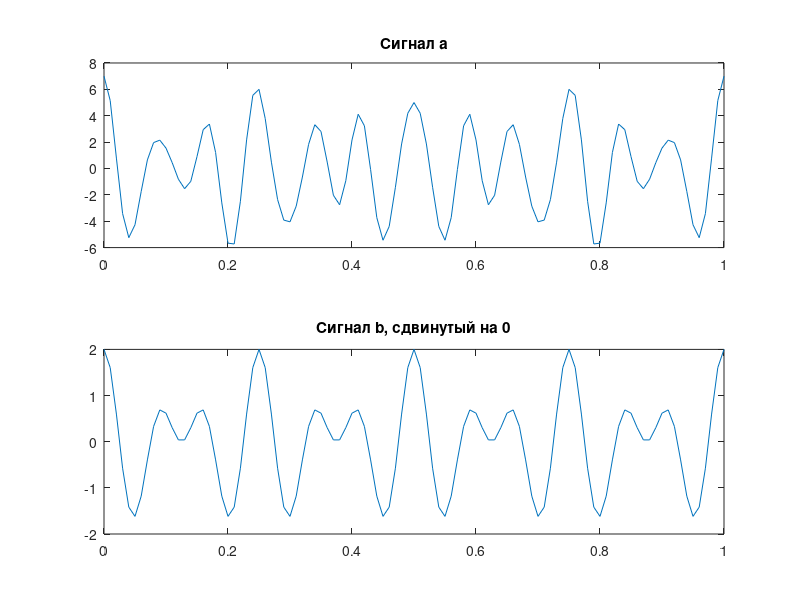

Write the MATLAB code that produced this figure.
% Параметры
f1 = 8;
f2 = f1 + 4;
f3 = 2 * f1 + 1;

% Время
t = 0:0.01:1;

% Определение сигналов
s1 = cos(2 * pi * f1 * t);
s2 = cos(2 * pi * f2 * t);
s3 = cos(2 * pi * f3 * t);

% Сигналы a и b
a = 2 * s1 + 4 * s2 + s3;
b = s1 + s2;

% Корреляция
corr_ab = xcorr(a, b);

% Нормализация
norm_a = sqrt(sum(a.^2));
norm_b = sqrt(sum(b.^2));

if norm_a == 0 || norm_b == 0
    disp('Ошибка: Один из сигналов имеет нулевую энергию.');
else
    norm_corr_ab = sum(a .* b) / (norm_a * norm_b);
    disp('Нормализованная корреляция между a и b:');
    disp(norm_corr_ab);
end


disp('Корреляция между a и b:');
disp(corr_ab);

% Сдвиг массива b и вычисление корреляции
max_corr = -inf;
best_shift = 0;

for shift = 0:length(b)-1
    b_shifted = circshift(b, shift);
    current_corr = sum(a .* b_shifted) / (norm(a) * norm(b_shifted));
    %disp(['Сдвиг: ', num2str(shift), ' Корреляция: ', num2str(current_corr)]);
    if current_corr > max_corr
        max_corr = current_corr;
        best_shift = shift;
    end
end


% Построение графиков
figure;
subplot(2,1,1);
plot(t, a);
title('Сигнал a');

subplot(2,1,2);
plot(t, circshift(b, best_shift));
title(['Сигнал b, сдвинутый на ', num2str(best_shift)]);
